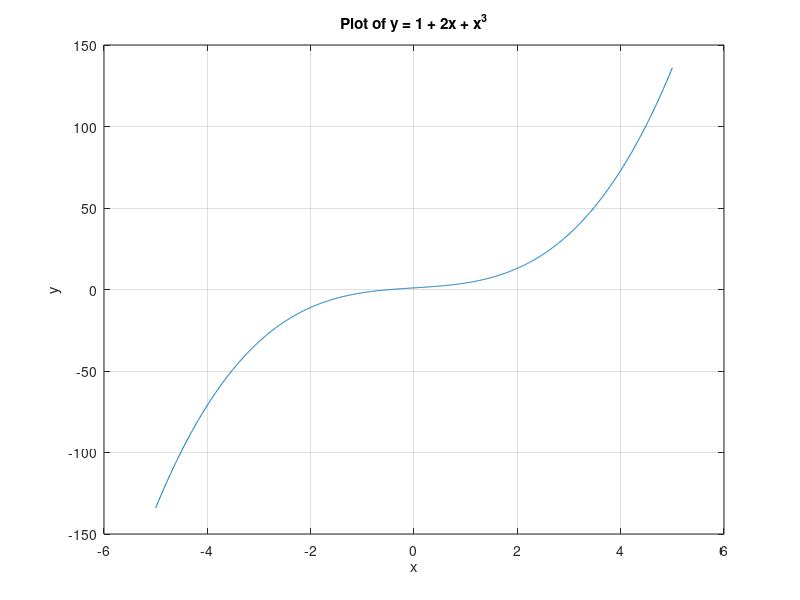

Reproduce this figure in MATLAB.
% Define the function
clc
f = @(x) 1 + 2*x + x.^3;

x = linspace(-5, 5, 1000);
y = f(x);
plot(x, y);
grid on;
xlabel('x');
ylabel('y');
title('Plot of y = 1 + 2x + x^3');

coefficients = [1, 0, 2, 1];
roots_of_equation = roots(coefficients);

errors = zeros(size(roots_of_equation));
for i = 1:length(roots_of_equation)
    alpha = roots_of_equation(i);
    p_alpha = polyval(coefficients, alpha);
    p_prime_alpha = polyval(polyder(coefficients), alpha);
    errors(i) = abs(p_alpha / p_prime_alpha);
end

disp('Roots of the equation:');
disp(roots_of_equation);
disp('Method-independent error estimate (H):');
disp(errors);
